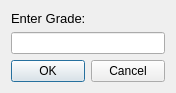
<?xml version="1.0" encoding="UTF-8"?>
<ui version="4.0">
 <class>gradeDialog</class>
 <widget class="QDialog" name="gradeDialog">
  <property name="windowModality">
   <enum>Qt::ApplicationModal</enum>
  </property>
  <property name="geometry">
   <rect>
    <x>0</x>
    <y>0</y>
    <width>176</width>
    <height>93</height>
   </rect>
  </property>
  <property name="sizePolicy">
   <sizepolicy hsizetype="Fixed" vsizetype="Fixed">
    <horstretch>0</horstretch>
    <verstretch>0</verstretch>
   </sizepolicy>
  </property>
  <property name="minimumSize">
   <size>
    <width>176</width>
    <height>73</height>
   </size>
  </property>
  <property name="maximumSize">
   <size>
    <width>176</width>
    <height>93</height>
   </size>
  </property>
  <property name="windowTitle">
   <string>Enter Grade</string>
  </property>
  <property name="sizeGripEnabled">
   <bool>false</bool>
  </property>
  <layout class="QVBoxLayout" name="verticalLayout">
   <property name="sizeConstraint">
    <enum>QLayout::SetDefaultConstraint</enum>
   </property>
   <item>
    <widget class="QLabel" name="gradeLabel">
     <property name="font">
      <font>
       <pointsize>10</pointsize>
      </font>
     </property>
     <property name="text">
      <string>Enter Grade:</string>
     </property>
    </widget>
   </item>
   <item>
    <widget class="QLineEdit" name="lineEdit">
     <property name="font">
      <font>
       <pointsize>10</pointsize>
      </font>
     </property>
    </widget>
   </item>
   <item>
    <layout class="QHBoxLayout">
     <property name="spacing">
      <number>6</number>
     </property>
     <property name="leftMargin">
      <number>0</number>
     </property>
     <property name="topMargin">
      <number>0</number>
     </property>
     <property name="rightMargin">
      <number>0</number>
     </property>
     <property name="bottomMargin">
      <number>0</number>
     </property>
     <item>
      <widget class="QPushButton" name="okButton">
       <property name="text">
        <string>OK</string>
       </property>
      </widget>
     </item>
     <item>
      <widget class="QPushButton" name="cancelButton">
       <property name="text">
        <string>Cancel</string>
       </property>
      </widget>
     </item>
    </layout>
   </item>
  </layout>
 </widget>
 <resources/>
 <connections>
  <connection>
   <sender>okButton</sender>
   <signal>clicked()</signal>
   <receiver>gradeDialog</receiver>
   <slot>accept()</slot>
   <hints>
    <hint type="sourcelabel">
     <x>278</x>
     <y>253</y>
    </hint>
    <hint type="destinationlabel">
     <x>96</x>
     <y>254</y>
    </hint>
   </hints>
  </connection>
  <connection>
   <sender>cancelButton</sender>
   <signal>clicked()</signal>
   <receiver>gradeDialog</receiver>
   <slot>reject()</slot>
   <hints>
    <hint type="sourcelabel">
     <x>369</x>
     <y>253</y>
    </hint>
    <hint type="destinationlabel">
     <x>179</x>
     <y>282</y>
    </hint>
   </hints>
  </connection>
 </connections>
</ui>
